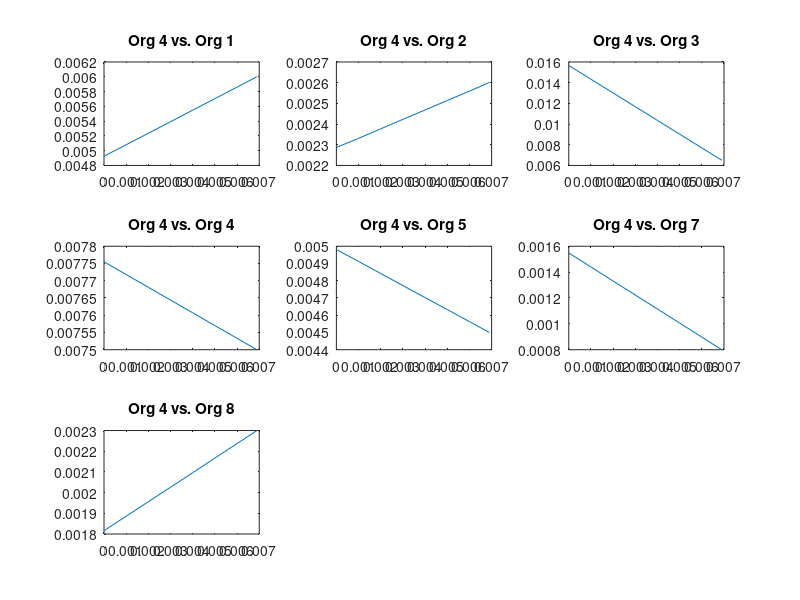

Reproduce this figure in MATLAB.
%% Matthew Widjaja.
% Research Steady State Grapher

clear all
clc
format short

%% Data when Node 4 is Knocked-Out
% Obtained from knocking out Node 4 at the specified values

LF1 = [0.004925, 0.002287, 0.015664, 0.000000, 0.007755, 0.004981, 0.001548, 0.001816]; % = 0.000
LF2 = [0.005080, 0.002331, 0.014335, 0.001000, 0.007718, 0.004912, 0.001440, 0.001886]; % = 0.001
LF3 = [0.005236, 0.002377, 0.013007, 0.002000, 0.007681, 0.004842, 0.001331, 0.001956]; % = 0.002
LF4 = [0.005392, 0.002423, 0.011679, 0.003000, 0.007644, 0.004772, 0.001223, 0.002026]; % = 0.003
LF5 = [0.005548, 0.002468, 0.010351, 0.004000, 0.007607, 0.004702, 0.001115, 0.002096]; % = 0.004
LF6 = [0.005704, 0.002514, 0.009023, 0.005000, 0.007570, 0.004633, 0.001006, 0.002167]; % = 0.005
LF7 = [0.005860, 0.002559, 0.007695, 0.006000, 0.007533, 0.004563, 0.000898, 0.002237]; % = 0.006
LF8 = [0.006001, 0.002601, 0.006507, 0.006897, 0.007500, 0.004500, 0.000800, 0.002300]; % = WT

%% Modifiying the Data Set per Organism
% Creation of a For-Loop to Augment the Matrix

for i = 1:8
    Node4(:,i) = [LF1(i), LF2(i), LF3(i), LF4(i), LF5(i), LF6(i), LF7(i), LF8(i)];
end

%% Plotting of Data Set
xPlot = 3; yPlot = 3;
subplot(xPlot,yPlot,1)
    plot(Node4(:,4),Node4(:,1))
    title('Org 4 vs. Org 1')
subplot(xPlot,yPlot,2)
    plot(Node4(:,4),Node4(:,2))
    title('Org 4 vs. Org 2')
subplot(xPlot,yPlot,3)
    plot(Node4(:,4),Node4(:,3))
    title('Org 4 vs. Org 3')
subplot(xPlot,yPlot,4)
    plot(Node4(:,4),Node4(:,5))
    title('Org 4 vs. Org 4')
subplot(xPlot,yPlot,5)
    plot(Node4(:,4),Node4(:,6))
    title('Org 4 vs. Org 5')
subplot(xPlot,yPlot,6)
    plot(Node4(:,4),Node4(:,7))
    title('Org 4 vs. Org 7')
subplot(xPlot,yPlot,7)
    plot(Node4(:,4),Node4(:,8))
    title('Org 4 vs. Org 8')

